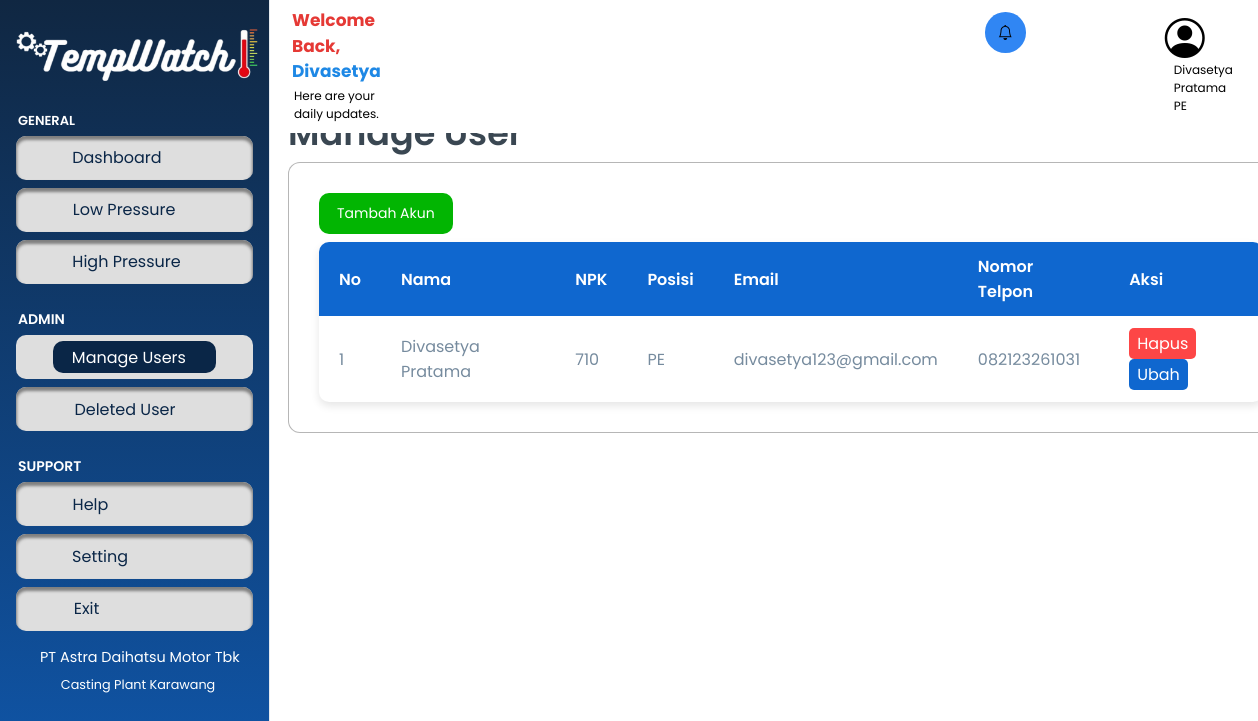
The page /pages/manageUser.php (signed in) on the database its author committed.
### tables this page shows
CREATE TABLE `user` (
  `npk` int NOT NULL,
  `password` varchar(255) NOT NULL,
  `email` varchar(255) NOT NULL,
  `fname` varchar(255) NOT NULL,
  `lname` varchar(255) NOT NULL,
  `is_active` tinyint(1) DEFAULT '1',
  `posisi` varchar(100) DEFAULT NULL,
  `alamat` text,
  `foto_profile` varchar(255) DEFAULT NULL,
  `no_telp` varchar(14) NOT NULL,
  `admin` tinyint(1) DEFAULT '0'
);

### backend/manageUser.php (called while the page is built, shortened)
<?php
    function getUsers() {
        $conn = getConnection();
        $sql = "SELECT npk, CONCAT(fname, ' ', lname) AS nama, posisi, email, no_telp FROM user WHERE is_active = 1";
        $result = $conn->query($sql);
        return $result;
    }
?>

### pages/manageUser.php (the view, shortened to what this page needs)
<?php
    include 'sidebar.php';
    include '../backend/manageUser.php';
    $result = getUsers();
?>
<!DOCTYPE html>
<html lang="en">
  <head>
    <link rel="stylesheet" href="../src/css/styles.min.css" />
    <link rel="stylesheet" href="../src/css/dashboard.css" />
    <link rel="stylesheet" href="../Header/styles.css" />
    <link rel="stylesheet" href="../src/css/manageUser.css" />
    <link rel="stylesheet" href="https://cdn.jsdelivr.net/npm/bootstrap-icons@1.11.3/font/bootstrap-icons.min.css" />
  </head>
  <body class="poppins-regular" style="height: 60rem;">
    <h1 style="margin-top: 7rem; margin-left: 18rem;">Manage User</h1>
    <div class="card Display">
        <div class="card-body">
            <button href="addUser.php" class="addbutton">Tambah Akun</button>
            <div class="table-container">
                <table class="styled-table">
                    <thead>
                        <tr>
                            <th>No</th>
                            <th>Nama</th>
                            <th>NPK</th>
                            <th>Posisi</th>
                            <th>Email</th>
                            <th>Nomor Telpon</th>
                            <th>Aksi</th>
                        </tr>
                    </thead>
                    <tbody id="user-table">
                        <?php
                            if ($result->num_rows > 0) {
                                $no = 1;
                                while ($row = $result->fetch_assoc()) {
                                    echo "<tr>
                                            <td>{$no}</td>
                                            <td>{$row['nama']}</td>
                                            <td>{$row['npk']}</td>
                                            <td>{$row['posisi']}</td>
                                            <td>{$row['email']}</td>
                                            <td>{$row['no_telp']}</td>
                                            <td>
                                                <button class='delete-btn' data-npk='{$row['npk']}'>Hapus</button>
                                                <button class='edit-btn'>Ubah</button>
                                            </td>
                                        </tr>";
                                    $no++;
                                }
                            } else {
                                echo "<tr><td colspan='7'>Tidak ada data ditemukan.</td></tr>";
                            }
                        ?>
                    </tbody>
                </table>
            </div>
        </div>
    </div>
  </body>
</html>

### src/css/dashboard.css (style rules this page uses)
.poppins-regular { font-family: "Poppins", sans-serif; font-weight: 400; font-style: normal; }

### src/css/manageUser.css (style rules this page uses)
.addbutton { border-radius: 10px; background-color: rgb(2, 181, 2); border-color: transparent; padding: 0.5rem 1rem; color: white; margin-bottom: 0.5rem; }
.Display { display: flex; justify-content: center; box-shadow: none; border: 1px solid rgba(128, 128, 128, 0.574); width: 80%; margin-left: 18rem; }
.table-container { display: flex; justify-content: center; align-items: center; width: 100%; }
.styled-table { width: 100%; box-shadow: 0 4px 8px rgba(0, 0, 0, 0.1); background-color: #ffffff; border-radius: 10px; overflow: hidden; table-layout: auto; }
.styled-table thead tr { background-color: #0f67cf; color: #fff; text-align: left; }
.styled-table th, .styled-table td { padding: 12px 20px; }
.delete-btn { background-color: rgb(253, 70, 70); border-radius: 5px; border: none; padding: 3px 8px; color: white; }
.edit-btn { background-color: #0f67cf; border-radius: 5px; border: none; padding: 3px 8px; color: white; }

### rows shown on the page
user: nama "Divasetya Pratama", npk "710", posisi "PE", email "divasetya123@gmail.com", no_telp "082123261031"

### other values the page prints
$_SESSION['fname'] "Divasetya"
$_SESSION['lname'] "Pratama"
$_SESSION['posisi'] "PE"
